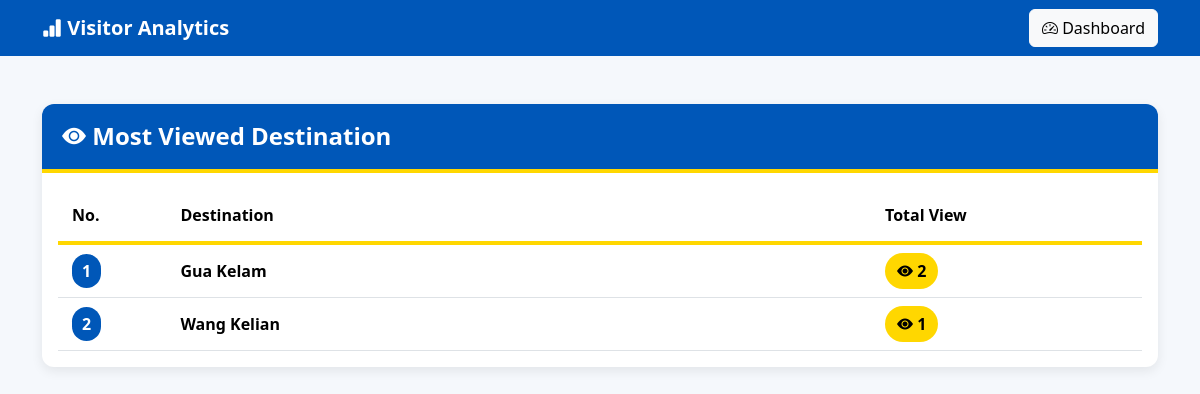
/admin/visitor_report.php (signed in), run on the app's committed database.
### tables this page shows
CREATE TABLE `destinations` (
  `destination_id` int(11) NOT NULL,
  `destination_name` varchar(100) NOT NULL,
  `category` varchar(50) DEFAULT NULL,
  `location` varchar(100) DEFAULT NULL,
  `description` text DEFAULT NULL,
  `image` varchar(255) DEFAULT NULL,
  `created_at` timestamp NOT NULL DEFAULT current_timestamp()
);

### admin/visitor_report.php (the view, shortened to what this page needs)
<?php
include("../config.php");
?>
<!DOCTYPE html>
<html lang="en">
<head>
    <link
        href="https://cdn.jsdelivr.net/npm/bootstrap@5.3.3/dist/css/bootstrap.min.css"
        rel="stylesheet"
    >
    <link
        href="https://cdn.jsdelivr.net/npm/bootstrap-icons@1.11.3/font/bootstrap-icons.css"
        rel="stylesheet"
    >
</head>
<body>
<nav class="navbar navbar-dark navbar-blue">
    <div class="container">
        <span class="navbar-brand fw-bold">
            <i class="bi bi-bar-chart-fill"></i>
            Visitor Analytics
        </span>
        <a
            href="dashboard.php"
            class="btn btn-light"
        >
            <i class="bi bi-speedometer2"></i>
            Dashboard
        </a>
    </div>
</nav>
<div class="container mt-5 mb-5">
    <div class="report-card">
        <div class="report-header">
            <h4>
                <i class="bi bi-eye-fill"></i>
                Most Viewed Destination
            </h4>
        </div>
        <div class="p-3">
            <div class="table-responsive">
                <table
                    class="table visitor-table"
                >
                    <thead>
                        <tr>
                            <th width="10%">
                                No.
                            </th>
                            <th>
                                Destination
                            </th>
                            <th width="25%">
                                Total View
                            </th>
                        </tr>
                    </thead>
                    <tbody>
<?php
$sql = "
SELECT
    destinations.destination_id,
    destinations.destination_name,
    COUNT(visitor_logs.log_id) AS total_view
FROM visitor_logs
INNER JOIN destinations
    ON visitor_logs.destination_id =
       destinations.destination_id
GROUP BY
    visitor_logs.destination_id,
    destinations.destination_id,
    destinations.destination_name
ORDER BY
    total_view DESC
";
$result = mysqli_query($conn, $sql);
if (!$result) {
?>
                        <tr>
                            <td
                                colspan="3"
                                class="text-center text-danger py-4"
                            >
                                <i class="bi bi-exclamation-triangle-fill"></i>
                                Database Error:
                                <?php
                                echo htmlspecialchars(
                                    mysqli_error($conn)
                                );
                                ?>
                            </td>
                        </tr>
<?php
}
else {
    $no = 1;
    while (
        $row = mysqli_fetch_assoc($result)
    ) {
?>
                        <tr>
                            <td>
                                <span class="number-badge">
                                    <?php
                                    echo $no;
                                    ?>
                                </span>
                            </td>
                            <td>
                                <strong>
                                    <?php
                                    echo htmlspecialchars(
                                        $row['destination_name']
                                    );
                                    ?>
                                </strong>
                            </td>
                            <td>
                                <span class="view-badge">
                                    <i class="bi bi-eye-fill"></i>
                                    <?php
                                    echo $row['total_view'];
                                    ?>
                                </span>
                            </td>
                        </tr>
<?php
        $no++;
    }
}
?>
                    </tbody>
                </table>
            </div>
        </div>
    </div>
</div>
</body>
</html>

### admin/visitor_report.php (style rules this page uses)
body { background-color: #f5f8fc; }
.navbar-blue { background-color: #0057B8; }
.report-card { background-color: white; border-radius: 12px; overflow: hidden; box-shadow: 0 4px 12px rgba(0,0,0,0.08); }
.report-header { background-color: #0057B8; color: white; padding: 18px 20px; border-bottom: 4px solid #FFD700; }
.report-header h4 { margin: 0; font-weight: 600; }
.visitor-table { margin-bottom: 0; }
.visitor-table thead { background-color: #0057B8; color: white; }
.visitor-table thead th { padding: 14px; border: none; font-weight: 600; }
.visitor-table thead tr { border-bottom: 4px solid #FFD700; }
.visitor-table tbody td { padding: 14px; vertical-align: middle; }
.visitor-table tbody tr:nth-child(even) { background-color: #F0F6FF; }
.visitor-table tbody tr:nth-child(odd) { background-color: #FFFFFF; }
.view-badge { background-color: #FFD700; color: #000; padding: 7px 12px; border-radius: 20px; font-weight: 600; }
.number-badge { background-color: #0057B8; color: white; padding: 6px 10px; border-radius: 20px; font-weight: bold; }

### data on the page
destinations: destination_name "Gua Kelam", total_view "2"
destinations: destination_name "Wang Kelian", total_view "1"
